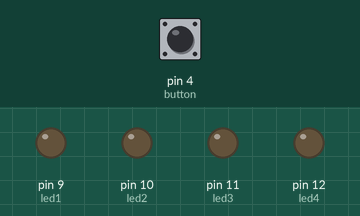
Bench run of a sketch on a simulated Arduino Uno, built with avr-gcc and run on an emulated ATmega328P. On the bench: output pins drawn as LEDs (lit = HIGH). Inputs (shaded band) come from the test bench; at power-on: pin 4 (button) LOW.

Above: at 1.2 s.
1.3 s: pin 4 (button) pulled HIGH for 0.15 s
At 1.45 s:
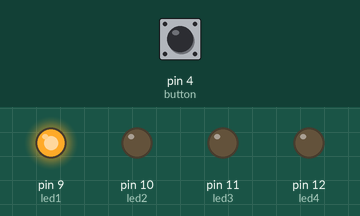
3.1 s: pin 4 (button) pulled HIGH for 1 s
At 3.7 s:
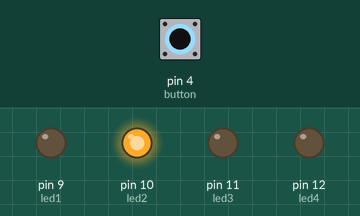
5.8 s: pin 4 (button) pulled HIGH for 0.15 s
At 5.95 s:
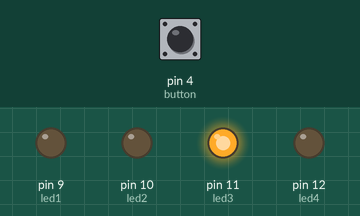
7.6 s: pin 4 (button) pulled HIGH for 3.2 s
At 8.3 s:
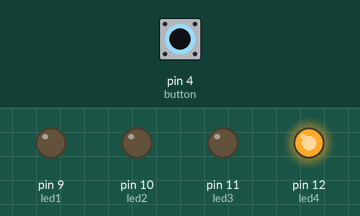
Timing chart, 0 to 12.4 s (numbered marks = the images above; inputs shaded):
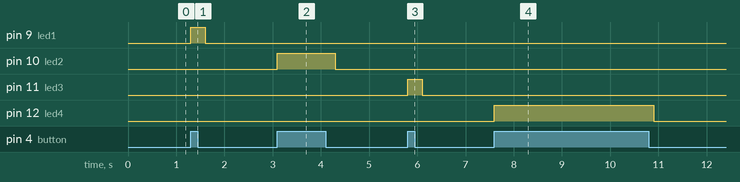

The sketch:

doublepress_boton1.ino
```cpp
const int button  = 4;
int j = 1, val = 0;

///
int led1 = 9;
int led2 = 10;
int led3 = 11;
int led4 = 12;
///

void setup() {
  pinMode(button, INPUT);
  button == LOW;

  ///
  pinMode(led1, OUTPUT);
  pinMode(led2, OUTPUT);
  pinMode(led3, OUTPUT);
  pinMode(led4, OUTPUT);
  ///

}

void loop() {


  val = digitalRead(button);

  digitalWrite(9, LOW); digitalWrite(10, LOW); digitalWrite(11, LOW); digitalWrite(12, LOW);
  if (val == 1) {
    if (j == 1) {

      ///
      digitalWrite(9, HIGH);
      digitalWrite(10, LOW);
      digitalWrite(11, LOW);
      digitalWrite(12, LOW);
      delay(300);
      Serial.println(j);
      ///

      button == LOW;
      val = 0;
      val = digitalRead(button);
      if (val == 0) {
        j = 2;
      }
    }
  }
  if (val == 1) {
    if (j == 2) {

      ///
      digitalWrite(9, LOW);
      digitalWrite(10, HIGH);
      digitalWrite(11, LOW);
      digitalWrite(12, LOW);
      delay(300);
      Serial.println(j);
      ///

      val = 0;
      button == LOW;
      val = digitalRead(button);
      if (val == 0) {
        j = 3;
      }
    }
  }
  if (val == 1) {
    if (j == 3) {

      ///
      digitalWrite(9, LOW);
      digitalWrite(10, LOW);
      digitalWrite(11, HIGH);
      digitalWrite(12, LOW);
      delay(300);
      Serial.println(j);
      ///

      button == LOW;
      val = 0;
      val = digitalRead(button);
      if (val == 0) {
        j = 4;
      }
    }
  }
  if (val == 1) {
    if (j == 4) {

      ///
      digitalWrite(9, LOW);
      digitalWrite(10, LOW);
      digitalWrite(11, LOW);
      digitalWrite(12, HIGH);
      delay(300);
      Serial.println(j);
      ///

      button == LOW;
      val = 0;
      val = digitalRead(button);
      if (val == 0) {
        j = 1;
      }
    }
  }
}
```

Measured:
- after the input at 1.3 s, pin 9 (led1): LOW → HIGH at once, → LOW 0.30 s later
- after the input at 3.1 s, pin 10 (led2): LOW → HIGH at once, → LOW 1.2 s later
- after the input at 5.8 s, pin 11 (led3): LOW → HIGH at once, → LOW 0.30 s later
- after the input at 7.6 s, pin 12 (led4): LOW → HIGH at once, → LOW 3.3 s later
